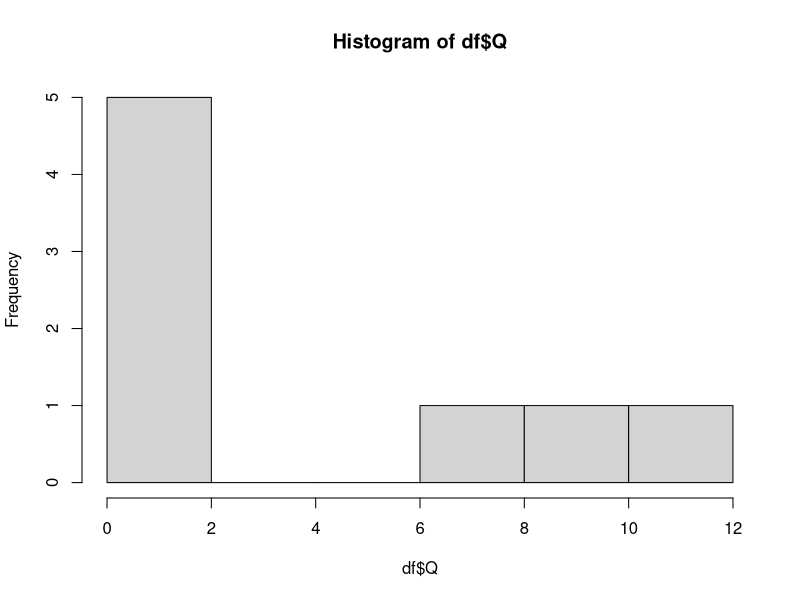
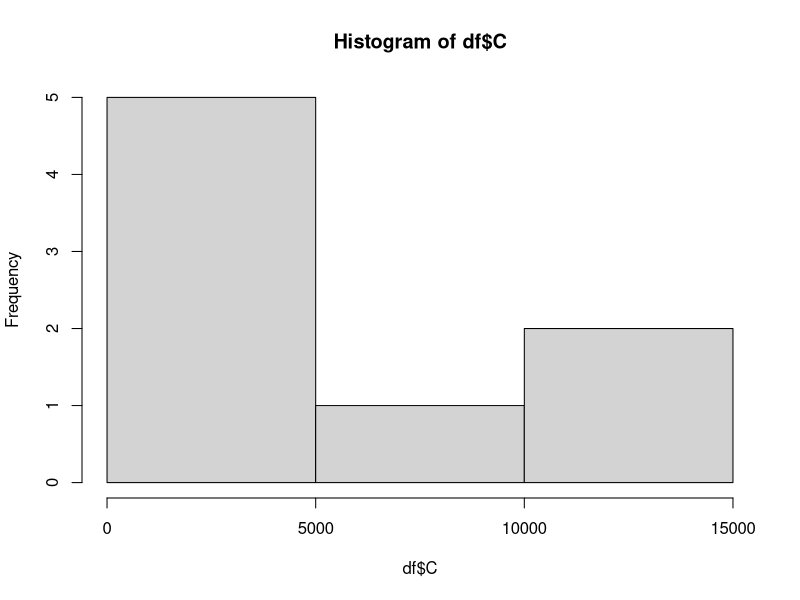
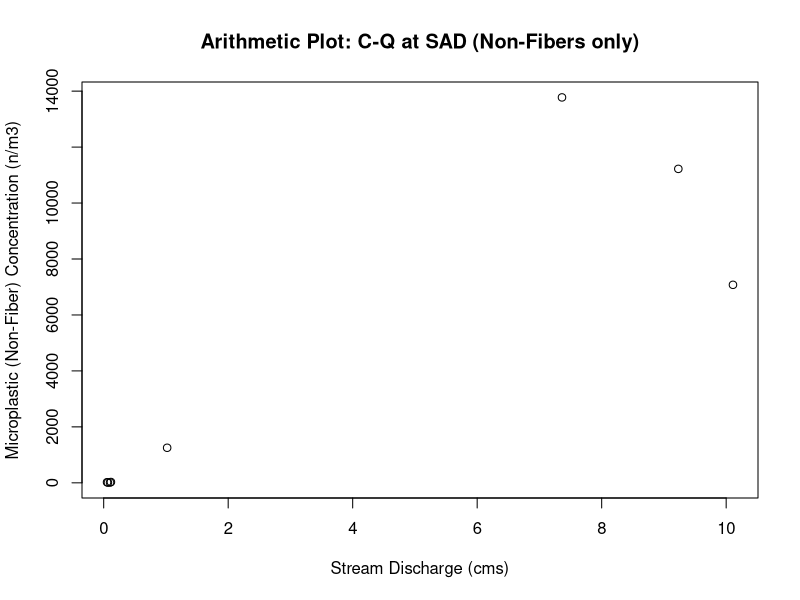
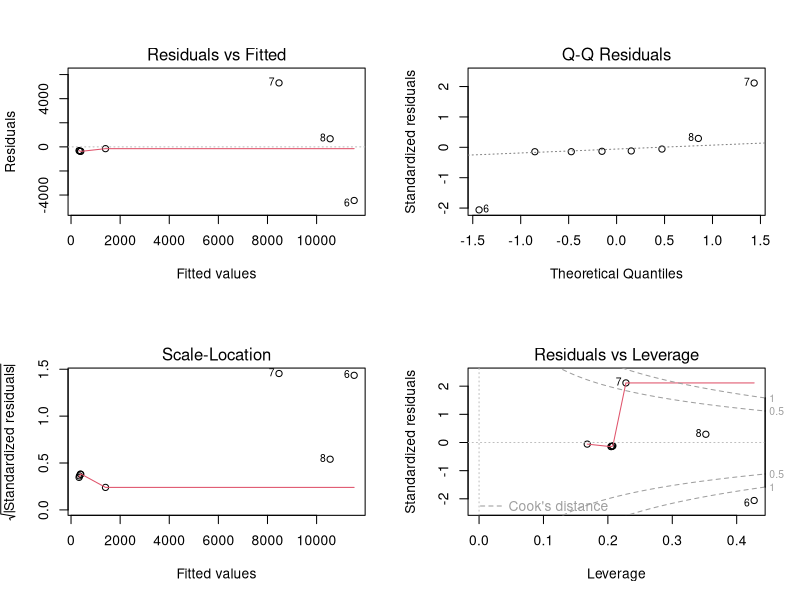
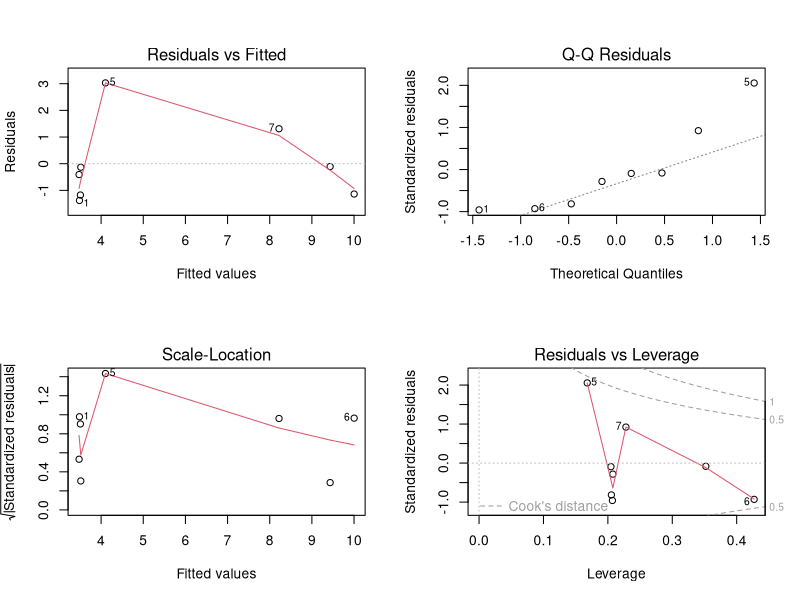
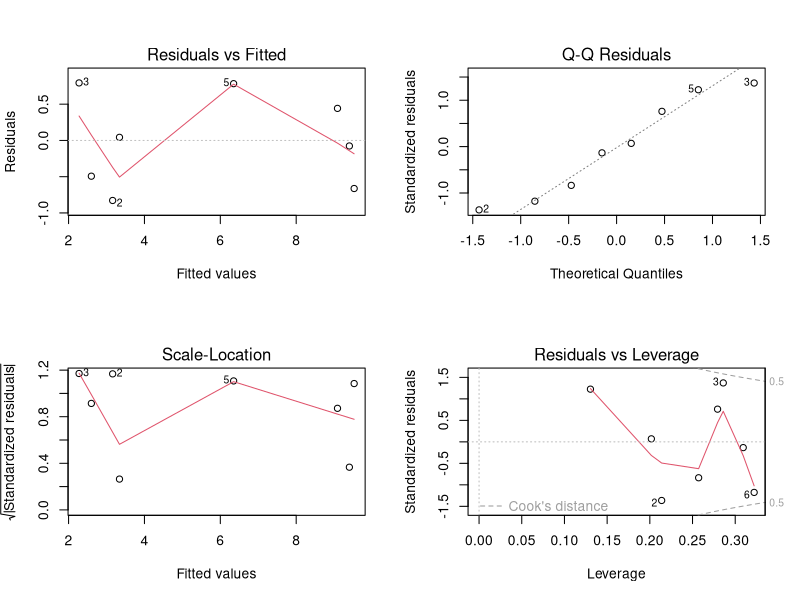
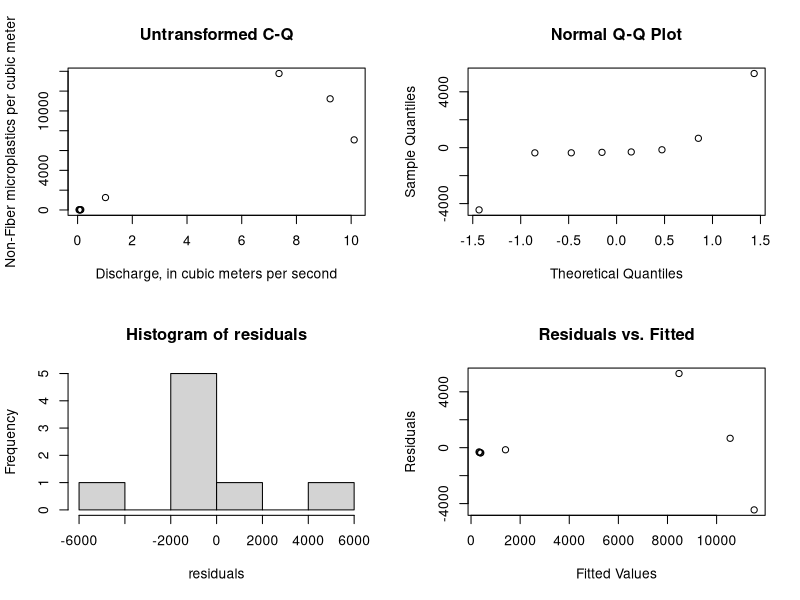
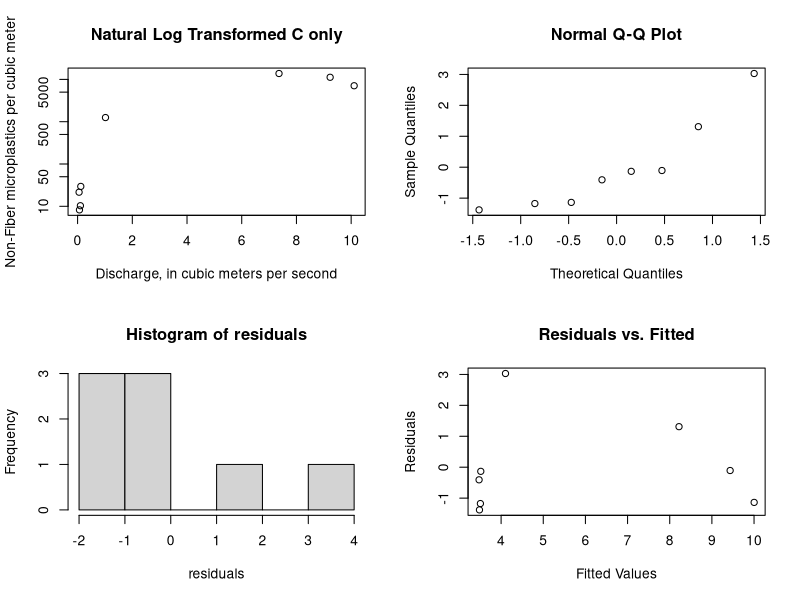

Reproduce these figures in R, in order.
###Clear the R environment
rm(list=ls());graphics.off();cat("\f");
library(ggplot2)
library(scales)
library(lmtest)
library(car)
library(boot)
# Load SAD Sample Non-Fiber data [n/m3] paired with Discharge [m3/s]
#where where LF has been rescaled with Kooi et al. 2021 freshwater alpha = 2.64; CF = 1.583433109))
C <- c(8.222067205, # rescaled LL 300um to 250um
       10.31320835, # rescaled LL 300um to 250um
       21.53284462, # rescaled LL 300um to 250um
       29.49994479, # rescaled LL 300um to 250um
       1252.833477, # rescaled LL 300um to 250um
       7077.272727,
       13775.75758,
       11221.46119)
Q <- c(0.0679604,
       0.1019406,
       0.0538020,
       0.1160991,
       1.0194065,
       10.1091144,
       7.3623802,
       9.2312921)
df <- data.frame(Q,C)

#Test dataset for normality (#Null hypothesis is data is normally distributed)
shapiro.test(df$Q) # P< 0.05 --> not normally distributed
shapiro.test(df$C) # P< 0.05 --> not normally distributed
hist(df$Q) # histograms of Q data
hist(df$C) # histograms of C data

#Plot data in arithmetic space to see if linear
plot(df,xlab = "Stream Discharge (cms)", ylab = "Microplastic (Non-Fiber) Concentration (n/m3)", main = "Arithmetic Plot: C-Q at SAD (Non-Fibers only)")

#Create Linear Model and look at significance of coefficients
model <- lm(C ~ Q, data = df)
summary(model) #model not great
par(mfrow = c(2, 2))
# look at residual plots
plot(model) #Look for curvature, heteroskadasticity ....

# Test for normality in residuals of model
residuals<-resid(model) 
shapiro_xy <- shapiro.test(residuals) #Null hypothesis is data is normally distributed

# Perform the Non Constant Variance test
ncvTest_xy <- ncvTest(model) #Null hypothesis = homoscedasticity / No autocorrelation

#Print results
print("No Transformation")
cat("Test for normality of residuals:\n")
print(shapiro_xy)
cat("Test for constant variance of residuals:\n")
print(ncvTest_xy)

## If linear model is not a good fit/data is non-linear transform y, x, or both

###############################################################################
#Transform y only via ln(y)
##########################
#Create Model and look at significance and residual plots
model <- lm(log(C) ~ Q, data = df)
summary(model)
# residual plots
plot(model) #Look for curvature, heteroskadasticity ....

# Test for normality in residuals of model
residuals<-resid(model) 
shapiro_lny <- shapiro.test(residuals) #Null hypothesis is data is normally distributed

# Perform the Non Constant Variance test
ncvTest_lny <- ncvTest(model) #Null hypothesis = homoscedasticity / No autocorrelation

#Print results
print("Transform y only via ln(y)")
cat("Test for normality of residuals:\n")
print(shapiro_lny)
cat("Test for equal variance of residuals:\n")
print(ncvTest_lny)


###############################################################################
#Transform x and y  via ln()
##########################
#Create Model and look at significance and residual plots
model <- lm(log(C) ~ log(Q), data = df)
summary(model)
# residual plots
plot(model) #Look for curvature, heteroskadasticity ....

# Test for normality in residuals of model
residuals<-resid(model)
shapiro_lnxlny <- shapiro.test(residuals) #Null hypothesis is data is normally distributed

# Perform the Non Constant Variance test
ncvTest_lnxlny <- ncvTest(model) #Null hypothesis = homoscedasticity / No autocorrelation


#Print results
print("Transform x and y via ln()")
cat("Test for normality of residuals:\n")
print(shapiro_lnxlny)
cat("Test for equal variance of residuals:\n")
print(ncvTest_lnxlny)


###############################################################################
###############################################################################
#Below stats re-run with better plots
###############################################################################
###############################################################################

####SUMMARY PLOTS AND RERUN of STATS FOR EACH TYPE OF MODEL #####

#TYPE 1: Untransformed Model

par(mfrow = c(2, 2))
#Plot data in arithmetic space
plot(df, xlab="Discharge, in cubic meters per second",
     ylab="Non-Fiber microplastics per cubic meter", main="Untransformed C-Q")
#Model and look at significance and residual plots
model <- lm(C ~ Q, data = df)
summary(model)
#plot(model) Using below plots instead

# Test for normality in residuals of model
residuals<-resid(model)
qqnorm(residuals)
hist(residuals)
shapiro.test(residuals) #Null hypothesis is data is normally distributed

# Create a scatterplot of residuals vs. fitted values
plot(fitted(model), residuals, xlab = "Fitted Values", ylab = "Residuals", main = "Residuals vs. Fitted")
# Perform the Non Constant Variance test
ncvTest(model)



#TYPE 2: Natural Log C Transformed

par(mfrow = c(2, 2))
#Plot data in log-log space
plot(df, xlab="Discharge, in cubic meters per second",
     ylab="Non-Fiber microplastics per cubic meter", main="Natural Log Transformed C only", log = 'y')
#Model and look at significance and residual plots
model <- lm(log(C) ~ Q, data = df)
summary(model)
#plot(model) Using below plots instead

# Test for normality in residuals of model
residuals<-resid(model)
qqnorm(residuals)
hist(residuals)
shapiro.test(residuals) #Null hypothesis is data is normally distributed

# Create a scatterplot of residuals vs. fitted values
plot(fitted(model), residuals, xlab = "Fitted Values", ylab = "Residuals", main = "Residuals vs. Fitted")
# Perform the Non Constant Variance test
ncvTest(model)



#TYPE 3: Natural Log - Natural Log Transformed

par(mfrow = c(2, 2))
#Plot data in log-log space
plot(df, xlab="Discharge, in cubic meters per second",
     ylab="Non-Fiber microplastics per cubic meter", main="Natural Log Transformed C and Q", log = 'xy')
#Model and look at significance and residual plots
model <- lm(log(C) ~ log(Q), data = df)
summary(model)
#plot(model) Using below plots instead

# Test for normality in residuals of model
residuals<-resid(model)
qqnorm(residuals)
hist(residuals)
shapiro.test(residuals) #Null hypothesis is data is normally distributed

# Create a scatterplot of residuals vs. fitted values
plot(fitted(model), residuals, xlab = "Fitted Values", ylab = "Residuals", main = "Residuals vs. Fitted")
# Perform the Non Constant Variance test
ncvTest(model)

###############################################################################
###############################################################################
# Model selected: #TYPE 3: Natural Log Transformed C and Q
model <- lm(log(C) ~ log(Q), data = df)
###############################################################################
###############################################################################

###AFTER MODEL SELECTION#######


###AFTER MODEL SELECTION#######

#Bias Correction Selection Following Helschel & Hirsch 2002 and 2020
#regression equations fit in log space result in a bias when back transformed. 
#When the objective is to compute Loads by regressing and summing over the record 
#a correction must be applied because this method assumes the equation produces an estimate of the mean
# the sum of the means = the mean of the sum
# However, applying the regression in orginal units is violates this because the
#regression in original units is the an estimate of the median not the mean 
#the sum of the medians is not the median of the sum
#A sum of the median values will underestimate the sum of the mean.
#Therefore if unaccounted for this will underestimate the long-term mean load.

#Two bias correction methods are commonly employed
#Ferguson' Maximum Likelihood Estimation: residuals must be normally distributed (n > 30)
#Duan: Nonparametric Smearing (does not require normality; requires independence and homoscedastic)

#Our residuals are normally distributed
#Even though our sample size is less than 30,
#We will calculate both following H&H 2020 rcode

# For comparison calculate the mean of the observed concentrations
meanC <- mean(df$C) 
meanC

#calculate the mean of the y fitted values for each Q
yhat <-exp(model$fitted.values)
meanyhat <- mean(yhat) #compare mean of fitted values to mean observed concentrations
100*(meanC-meanyhat)/meanC #this is an overestimate of the mean of the observed data by ~3%

#Ferguson' Maximum Likelihood Estimation (MLE)

#calculate the MLE bias adj
sse <- sum(model$residuals^2)
sSquared <- sse / (length(model$residuals)-2)
biasAdj <- exp(0.5*sSquared)
biasAdj

#Apply MLE bias adj to yhat and check mean
ymle <-yhat*biasAdj
meanmle<-mean(ymle)
meanmle
100*(meanC-meanmle)/meanC #this is an overestimate of the mean of the observed data by ~28%

##
#Duan's Smearing Estimate of the Bias Correction Adjustment

#calculate the smearing estiamte
smearAdj <- sum(exp(model$residuals))/length(model$residuals)
smearAdj

#Apply Smearing adj to yhat and check mean
ysmear <-yhat*smearAdj
meanysmear<-mean(ysmear)
meanysmear
100*(meanC-meanysmear)/meanC #this is an overestimate of the mean of the observed data by ~20%

#####################################################

#Print summary
print(paste("Mean of Observations:", meanC))
print(paste("Mean of Fit:", meanyhat))
print(paste("MLE Adjustmented Mean:", meanmle))
print(paste("DuanAdjusted Mean:", meanysmear))

##Going with Duan Smearing Correction Adjustment Because
#1.) the sample size is less than 30 
#2.) the smear adjustment produces a closer estimate of mean than MLE adj


#####################################################

#####################################################
#calculating the confidence intervals
####################################################

#Confidence Intervals by bootstrapping (Non-parametric approach)
set.seed(123)  # for reproducibility
data <- data.frame(x=df$Q,
                   y=df$C)

# Define a function to fit the linear model and extract coefficients
fit_model <- function(data, indices) {
  bootmodel <- lm(log(y) ~ log(x), data = data[indices, ])
  return(coef(bootmodel))
}

# Set the number of bootstrap samples
num_bootstraps <- 10000

# Perform bootstrapping to get coefficient distributions
set.seed(123)  # for reproducibility
bootstrap_results <- boot(data, fit_model, R = num_bootstraps)

# Remove rows with missing values in the bootstrap results
bootstrap_results$t <- na.omit(bootstrap_results$t)

# Calculate confidence intervals for coefficients
confidence_intervals <- t(sapply(1:ncol(bootstrap_results$t), function(i) {
  quantile(bootstrap_results$t[, i], probs = c(0.025, 0.975))
}))

# Create a matrix of coefficient names and confidence intervals
coef_names <- names(coefficients(model))
coef_intervals <- data.frame(Coefficient = coef_names,
                             Lower_CI = confidence_intervals[, 1],
                             Upper_CI = confidence_intervals[, 2])

# Print and plot the confidence intervals
print(coef_intervals)

#############################################
#confidence intervals (This is a parametric approach and therefore assumes normality)
confint(model, level = 0.95) 

#############################################
###Confidence Intervals For Plots

#Create Confidence intervals (Uncorrected)
nmodel<- data.frame(Q = seq(from = min(df$Q), to = max(df$Q), length= 100))
model_conf <- exp(predict(model, nmodel, type = "response", interval = "confidence",level=0.95))
nmodel <- cbind(nmodel,model_conf)
nmodel

#Create Confidence intervals (CORRECTED)
model_conf_cor <- model_conf*smearAdj
nmodel_cor<-cbind(nmodel,model_conf_cor)
nmodel_cor <- `colnames<-`(nmodel_cor,c('Q','fit_uncor','lwr_uncor','upr_uncor','fit_cor','lwr_cor','upr_cor'))
nmodel_cor

#Create Prediction intervals (Uncorrected)
pmodel<- data.frame(Q = seq(from = min(df$Q), to = max(df$Q), length= 100))
model_preds <- exp(predict(model, pmodel, type = "response", interval = "prediction",level=0.95))
pmodel <- cbind(pmodel,model_preds)
pmodel

#Create Prediction intervals (CORRECTED)
model_preds_cor <- model_preds*smearAdj
pmodel_cor<-cbind(pmodel,model_preds_cor)
pmodel_cor <- `colnames<-`(pmodel_cor,c('Q','fit_uncor','lwr_uncor','upr_uncor','fit_cor','lwr_cor','upr_cor'))
pmodel_cor


#Plot the uncorrected and corrected model and confidence intervals
plot <- ggplot()+ 
  geom_line(aes(x = Q, y = fit), col = "gray", data = pmodel)+
  geom_line(aes(x = Q, y = lwr), linetype=2, col = "green", data = nmodel)+
  geom_line(aes(x = Q, y = upr), linetype=2, col = "green", data = nmodel)+
  geom_line(aes(x = Q, y = lwr), linetype=2, col = "orange", data = pmodel)+
  geom_line(aes(x = Q, y = upr), linetype=2, col = "orange", data = pmodel)+
  geom_line(aes(x = Q, y = fit_cor), col = "black", data = pmodel_cor)+
  geom_line(aes(x = Q, y = lwr_cor), linetype=2, col = "blue", data = nmodel_cor)+
  geom_line(aes(x = Q, y = upr_cor), linetype=2, col = "blue", data = nmodel_cor)+
  geom_line(aes(x = Q, y = fit_cor), col = "transparent", data = pmodel_cor)+
  geom_line(aes(x = Q, y = lwr_cor), linetype=2, col = "purple", data = pmodel_cor)+
  geom_line(aes(x = Q, y = upr_cor), linetype=2, col = "purple", data = pmodel_cor)+
  geom_point(data = df, aes(x=Q, y=C))+
  ggtitle("MP Concentration-Discharge: SAD (Non-Fibers)") +
  xlab("Discharge, in cubic meters per second") +
  ylab("Non-Fiber microplastics per cubic meter")
plot
plot    +scale_x_log10(breaks = trans_breaks("log10", function(x) 10^x),
                       labels = trans_format("log10", math_format(10^.x))) +
  scale_y_log10(breaks = trans_breaks("log10", function(x) 10^x),
                labels = trans_format("log10", math_format(10^.x))) +
  theme_bw()+
  annotate(geom="text", x=0.5, y=8000, label="Ln(Concentration)= 6.324 + 1.385 × Ln(Discharge)
       Duan Smearing Correction Adjustment = 1.186",
           color="black")

plot+ theme_bw()+
  annotate(geom="text", x=7.5, y=1, label="Concentration = 1.186 x 557.7 × Discharge^1.385",
           color="black")


##Plot of Final
#Plot the uncorrected and corrected model and confidence intervals
plot <- ggplot()+ 
  geom_line(aes(x = Q, y = fit_cor), col = "black", data = pmodel_cor)+
  geom_line(aes(x = Q, y = lwr_cor), linetype=2, col = "blue", data = nmodel_cor)+
  geom_line(aes(x = Q, y = upr_cor), linetype=2, col = "blue", data = nmodel_cor)+
  geom_line(aes(x = Q, y = lwr_cor), linetype=2, col = "purple", data = pmodel_cor)+
  geom_line(aes(x = Q, y = upr_cor), linetype=2, col = "purple", data = pmodel_cor)+
  geom_point(data = df, aes(x=Q, y=C))+
  ggtitle("MP Concentration-Discharge: SAD (Non-Fibers)") +
  xlab("Discharge, in cubic meters per second") +
  ylab("Non-Fibers, number per cubic meter")
plot

plot    +scale_x_log10(breaks = trans_breaks("log10", function(x) 10^x),
                       labels = trans_format("log10", math_format(10^.x))) +
  scale_y_log10(breaks = trans_breaks("log10", function(x) 10^x),
                labels = trans_format("log10", math_format(10^.x))) +
  annotate(geom="text", x=0.5, y=1, label="Ln(Concentration)= 6.324 + 1.385 × Ln(Discharge)
    Duan Smearing Correction Adjustment = 1.186",
           color="black")+
  theme(
    legend.text = element_text(size = 12),      # Increase legend text size
    legend.title = element_text(size = 14),     # Increase legend title size
    axis.title.x = element_text(size = 14),     # Increase x-axis title size
    axis.title.y = element_text(size = 14),     # Increase y-axis title size
    axis.text.x = element_text(size = 12, color= "black"),       # Increase x-axis label size
    axis.text.y = element_text(size = 12, color = "black"),      # Increase y-axis label size
    plot.title = element_text(size = 16, face = "bold"), # Increase title size
    plot.subtitle = element_text(size = 12, face = "bold", hjust = 0, vjust = 1.5),
    axis.ticks.y = element_line(color = "black"))+
  annotate("rect", xmin = 15.5, xmax = 19.5, ymin = 0.035, ymax = 0.01, 
           fill = "white", color = "black") +  # Draw the white box with a black border
  annotate("text", x = 17.5, y = 0.02, label = "b", size = 6.5, fontface = "bold") 

plot+ theme_bw()+
  annotate(geom="text", x=2.5, y=60000, label="Concentration = 1.186 x 557.7 × Discharge^1.385",
           color="black")


